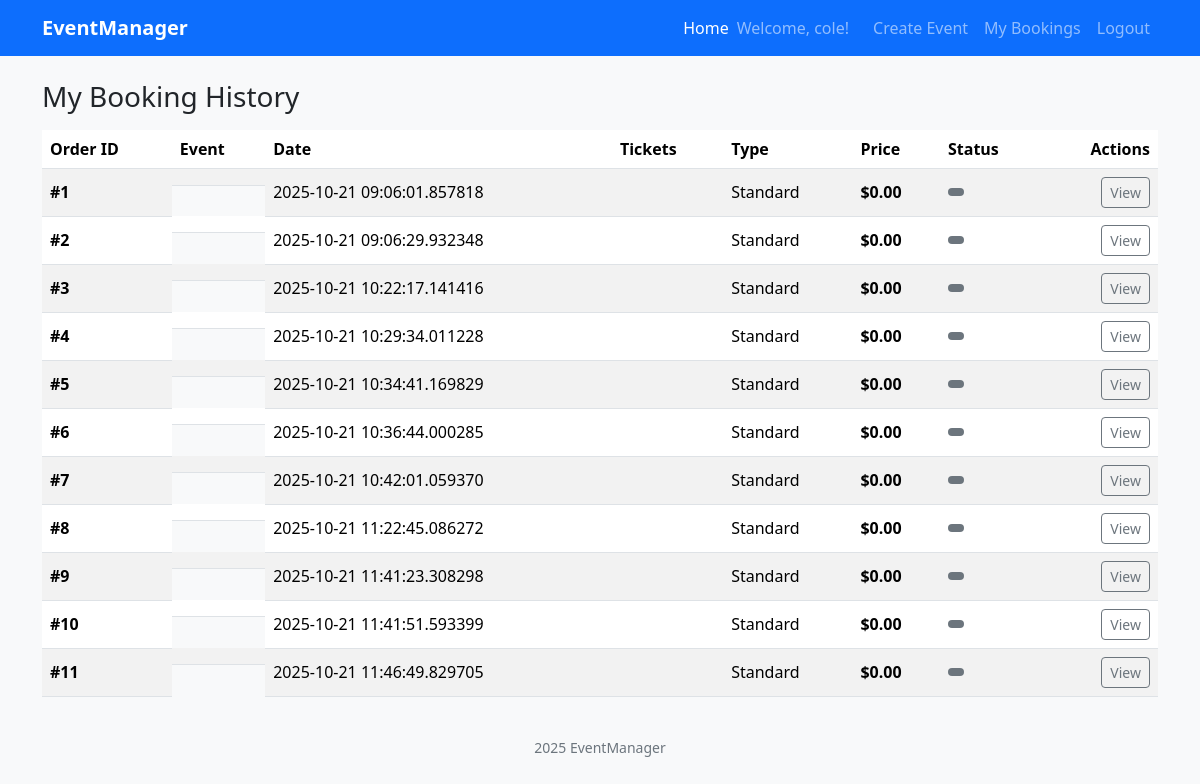
The app's page /history (signed in) with its own data.
### website/models.py (models this page shows)
class User(db.Model, UserMixin):
    __tablename__ = 'users'
    id = db.Column(db.Integer,primary_key=True)
    name = db.Column(db.String(100), index=True, unique=True, nullable=False)
    emailid = db.Column(db.String(100), index=True, nullable=False)
    password_hash = db.Column(db.String(255), nullable=False)
    comments = db.relationship('Comment', backref='user')
    orders = db.relationship('Order', backref='user')

class Order(db.Model):
    __tablename__ = 'order'
    id = db.Column(db.Integer, primary_key=True)
    price = db.Column(db.Integer) #needs to be adjusted
    quantity = db.Column(db.Integer)
    date = db.Column (db.DateTime, default=lambda: datetime.now(timezone.utc)) #need to be adjusted
    user_id = db.Column(db.Integer, db.ForeignKey('users.id'))
    event_id = db.Column(db.Integer, db.ForeignKey('event.id'))

### website/views.py (the view)
@main_bp.route('/history')
@login_required
def history():
    bookings = Order.query.filter_by(user_id=current_user.id).all()
    return render_template('history.html', bookings=bookings)

### website/templates/history.html (shortened to what this page needs)
{% extends 'base.html' %}
{% block content %}
<div class="container py-4">
  <div class="d-flex align-items-center justify-content-between mb-3">
    <h1 class="h3 m-0">My Booking History</h1>
  </div>
  {% if bookings and bookings|length %}
  <div class="table-responsive">
    <table class="table table-striped align-middle">
      <thead>
        <tr>
          <th scope="col">Order ID</th>
          <th scope="col">Event</th>
          <th scope="col">Date</th>
          <th scope="col">Tickets</th>
          <th scope="col">Type</th>
          <th scope="col">Price</th>
          <th scope="col">Status</th>
          <th scope="col" class="text-end">Actions</th>
        </tr>
      </thead>
      <tbody>
        {% for b in bookings %}
        <tr>
          <td><strong>#{{ b.id }}</strong></td>
          <td class="d-flex align-items-center gap-3">
          </td>
          <td>{{ b.date }}</td>
          <td>{{ b.tickets }}</td>
          <td>{{ b.ticket_type or 'Standard' }}</td>
          <td><strong>${{ "%.2f"|format(b.price or 0) }}</strong></td>
          <td>
            <span class="badge {% if b.status == 'Confirmed' %}bg-success{% elif b.status == 'Cancelled' %}bg-danger{% else %}bg-secondary{% endif %}">
            </span>
          </td>
          <td class="text-end">
            <a href="{{ url_for('main.view_booking', booking_id=b.id) }}" class="btn btn-sm btn-outline-secondary">View</a>
          </td>
        </tr>
        {% endfor %}
      </tbody>
    </table>
  </div>
  {% else %}
  <div class="text-center py-5">
    <img src="{{ url_for('static', filename='img/hero.jpg') }}" alt="" class="img-fluid rounded mb-3" style="max-width:520px">
    <p class="lead mb-3">No bookings yet.</p>
    <a class="btn btn-primary" href="{{ url_for('main.index') }}">Browse events</a>
  </div>
  {% endif %}
</div>
{% endblock %}

### website/templates/base.html (shortened to what this page needs)
<html>
<head>
    <link href="https://cdn.jsdelivr.net/npm/bootstrap@5.3.2/dist/css/bootstrap.min.css" rel="stylesheet">
    <link rel="stylesheet" href="{{ url_for('static', filename='style/style.css')}}">
</head>
<body>
    {% block header %}
<nav class="navbar navbar-expand-lg navbar-dark bg-primary">
  <div class="container">
    <a class="navbar-brand" href="{{ url_for('main.index')}}">EventManager</a>
    <div id="nav" class="collapse navbar-collapse">
      <ul class="navbar-nav ms-auto">
        <li class="nav-item"><a class="nav-link active" href="{{ url_for('main.index')}}">Home</a></li>
         {% if current_user.is_authenticated %}
         <li class="nav-item me-3 d-flex align-items-center">
           <span class="navbar-text">Welcome, {{ current_user.name }}!</span>
          </li>
         <li class="nav-item"><a class="nav-link" href="{{ url_for('main.create')}}">Create Event</a></li>
         <li class="nav-item"><a class="nav-link" href="{{ url_for('main.history')}}">My Bookings</a></li>
         <li class="nav-item"><a class="nav-link" href="{{ url_for('auth.logout')}}">Logout</a></li>
          {% else %}
         <li class="nav-item"><a class="nav-link" href="{{ url_for('auth.login')}}">Login</a></li>
          {% endif %}
      </ul>
    </div>
  </div>
</nav>
        {% endblock %}
    {% block content %}
    {% endblock %}
    <footer class="footer">
             <div class="container text-center small">2025 EventManager</div>
    </footer>
</body>
</html>

### website/static/style/style.css (style rules this page uses)
body { background-color: #f8f9fa; }
.navbar-brand { font-weight: 700; }
footer .small { color: #6c757d; }

### records on screen
User: name "cole"
Order: id "1", date "2025-10-21 09:06:01.857818", ticket_type "Standard", price "0.00"
Order: id "2", date "2025-10-21 09:06:29.932348", ticket_type "Standard", price "0.00"
Order: id "3", date "2025-10-21 10:22:17.141416", ticket_type "Standard", price "0.00"
Order: id "4", date "2025-10-21 10:29:34.011228", ticket_type "Standard", price "0.00"
Order: id "5", date "2025-10-21 10:34:41.169829", ticket_type "Standard", price "0.00"
Order: id "6", date "2025-10-21 10:36:44.000285", ticket_type "Standard", price "0.00"
Order: id "7", date "2025-10-21 10:42:01.059370", ticket_type "Standard", price "0.00"
Order: id "8", date "2025-10-21 11:22:45.086272", ticket_type "Standard", price "0.00"
Order: id "9", date "2025-10-21 11:41:23.308298", ticket_type "Standard", price "0.00"
Order: id "10", date "2025-10-21 11:41:51.593399", ticket_type "Standard", price "0.00"
Order: id "11", date "2025-10-21 11:46:49.829705", ticket_type "Standard", price "0.00"
